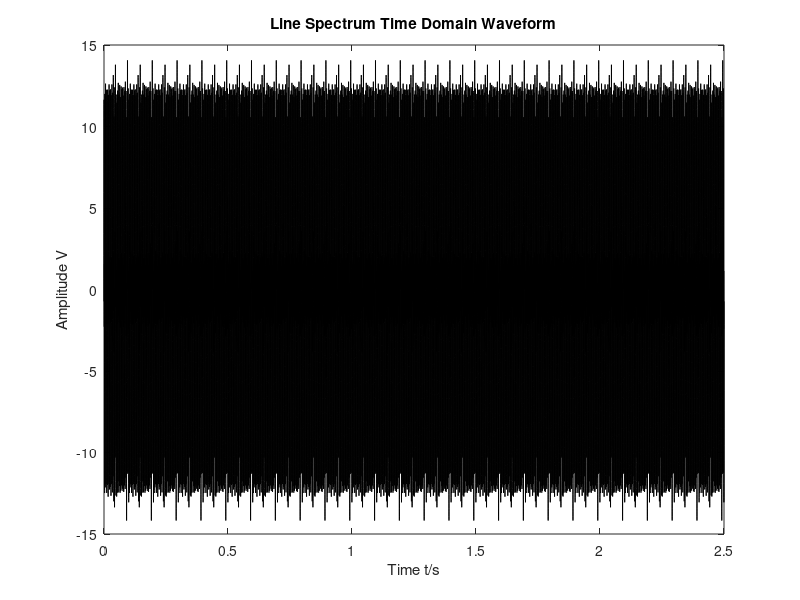
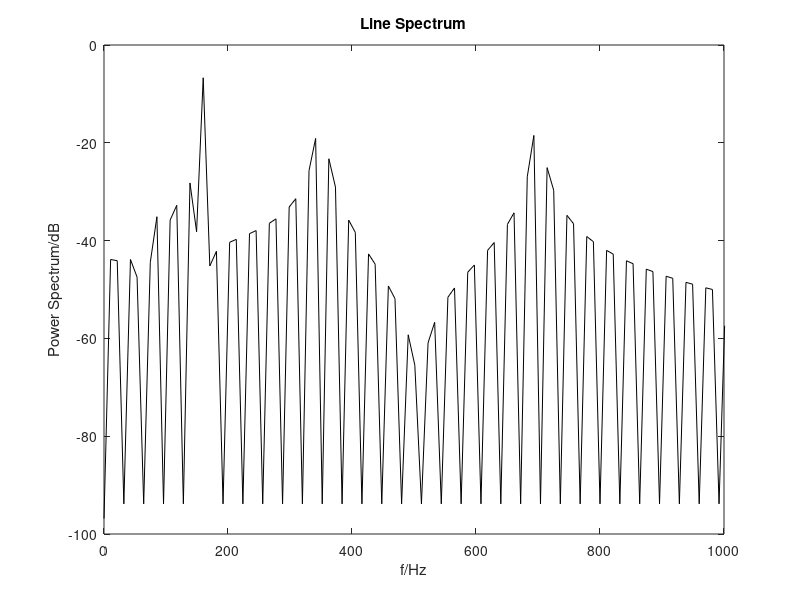

MATLAB code for these plots, in order: (Note: this script raises an error after producing the figures.)
clc;
clear all;
clf;

Fs = 32000;
n = 5; % Number of propeller blades
s = 2; % Propeller speed

%%%% Below 100Hz, the line spectrum frequencies can be represented as follows %%%%
Ts = 0:1/Fs:2.5; % Time series
ni = 8; % Eight line spectra
Ak = 0.5 * rand(1,10); % Line spectrum amplitude
Ik = 0.25 * pi * rand(1,10); % Random phases

% Calculate the line spectrum frequencies
f1 = zeros(1, ni);
C = [];
for m1 = 1:ni
    f1(m1) = m1 * n * s;
end
f = f1;
disp(f)

%%% K represents the number of line spectra, Ak, f, Ik correspond to the amplitude, frequency, and phase of the k-th line spectrum
%% Calculate the power spectrum %%%
fi = 80;
L = 4; % The highest frequency of line spectra cannot exceed 100Hz, with the highest being ni*fi/L
fait = 0.25 * pi;
temp = 1:1:ni;
G = 0;
for i = 1:1:ni               
   G1 = Ak(i) * sin(temp(i) * (2 * pi * fi / L * Ts + fait) + Ik(i));
   G = G + G1;
end

G = G + 7.5 * sin(2 * pi * 350 * Ts) + 6.5 * sin(2 * pi * 700 * Ts);

figure;
plot(Ts, G, 'k');
xlabel('Time t/s');
ylabel('Amplitude V');
title('Line Spectrum Time Domain Waveform');

%% 

% Power spectrum analysis
window = boxcar(length(G)); % Rectangular window 
nfft = 3000; 
[Pxxm, f] = periodogram(G, window, nfft, Fs); % Direct method 
PxxM = 10 * log10(Pxxm);

figure(); 
plot(f, PxxM, 'k');
xlabel('f/Hz');
ylabel('Power Spectrum/dB'); % Plot the graph before 3000
title('Line Spectrum');
xlim([0, 1000]);

%%%% White noise construction using a FIR filter with a specific response %%%%

%%%% Use Box-Muller method to generate normally distributed random numbers (mean = 0, std = 1) %%%%

m = 10;
n1 = 5;
t0 = 5000; % Generate normally distributed random numbers

for i = 1:t0   
    a = rand;    
    b = rand;     
    X1(i) = sqrt((-2) * log10(a)) * cos(2 * pi * b);   
    X2(i) = sqrt((-2) * log10(a)) * sin(2 * pi * b);     
    Y1 = X1 * n1 + m;    
    Y2 = X2 * n1 + m; 
end
disp(Y1); % Calculate the mean and standard deviation 
M1 = mean(Y1);
N1 = std(Y1);
disp(M1);
disp(N1); 
disp(Y1); % Calculate the mean and standard deviation 
M2 = mean(Y2);
N2 = std(Y2); 
disp(M2); 
disp(N2); 
h1 = lillietest(Y1);     % If h1 = 1, it means the null hypothesis is rejected, otherwise, it is accepted (i.e., the original distribution is normal)
disp(h1); 
h2 = lillietest(Y2);     % If h2 = 1, it means the null hypothesis is rejected, otherwise, it is accepted (i.e., the original distribution is normal) 
disp(h2);

To = 0.02; 
y = Y2;
N = length(y);
A(1:N) = exp(-To); 
C(1:N) = 1; 
R(1:N) = 1; 
Q(1:N) = 1 - exp(-2 * To); 
P(1) = 1; 

x(1) = y(1); % x(0) = 0; H(1) = 1; 
for n = 2:N 
    P1(n) = A(n) * A(n) * P(n - 1) + Q(n); 
    H(n) = C(n) * P1(n) / (C(n) * C(n) * P1(n) + R(n)); 
    x(n) = A(n) * x(n - 1) + H(n) * (y(n) - C(n) * A(n) * x(n - 1)); 
    P(n) = (1 - C(n) * H(n)) * P1(n); 
end 
i = [1:N]; 
figure(3)
subplot(311)
% x = x(n) / abs(x(n));
plot(i, x, 'k') 
xlabel('Sample Points'); ylabel('Amplitude'); title('White Noise Time Domain Waveform');
set(get(gca, 'XLabel'), 'FontSize', 12); % Graph text size set to 12
set(get(gca, 'YLabel'), 'FontSize', 12);
set(get(gca, 'TITLE'), 'FontSize', 10);
% grid on; 

%%%%% Power Spectrum of White Noise %%%%%%%%
subplot(3,1,2);
P = abs(fft(x)); % Spectrum
fm = (Fs / 2) * N / Fs;
f = (0: fm) * Fs / N;

plot(f, P(1:length(f)), 'k');
% grid on
title('Power Spectrum of White Noise'); xlabel('Frequency'); ylabel('Amplitude');
set(get(gca, 'XLabel'), 'FontSize', 12); % Graph text size set to 12
set(get(gca, 'YLabel'), 'FontSize', 12);
set(get(gca, 'TITLE'), 'FontSize', 10);

CX = xcorr(x, 'unbiased'); % Calculate autocorrelation function of sequence x(n)
CXk = fft(CX, N);
Px = abs(CXk);
index = 0: round(N / 2);
k = index * Fs / N;
Px0 = 10 * log10(Px(index + 1));
subplot(313)
plot(k, Px0, 'k'); 
% grid on;
xlabel('Frequency'); ylabel('Power Spectrum/dB');
title('Power Spectrum of White Noise');
set(get(gca, 'XLabel'), 'FontSize', 12); % Graph text size set to 12
set(get(gca, 'YLabel'), 'FontSize', 12);
set(get(gca, 'TITLE'), 'FontSize', 10);

%% 

%%%% Ideal Ship Radiated Noise Model %%%%
V = 25; % Ship speed
DT = 15000; % Ship displacement, in tons

SLs = 112 + 50 * log(V / 10) + 15 * log(DT); % Empirical formula for sound level above 100Hz, in dB
% Calculate the spectral peak frequency f0
if V >= 10
    f0 = 300 - 200 * (V - 10) / 30;  % For V >= 10 knots
else
    f0 = 300;  % For V < 10 knots
end

SLf0 = SLs + 20 - 20 * log(f0); % Sound pressure level at the spectral peak

K1 = 1; % Slope below the spectral peak frequency
K2 = -20; % Slope above the spectral peak frequency

%%%% Model the continuous spectrum %%%%
ff = 0:1:10000;
SLf = (SLf0 - K1 * log(f0 ./ ff)) .* (ff < f0) + SLf0 .* (ff == f0) + (SLf0 + K2 * log(ff ./ f0)) .* (f0 < ff);

figure(5)
plot(ff, SLf, 'k');
xlabel('Frequency/Hz'); xlim([0, 1100])
ylabel('Sound Pressure Level/dB'); % ylim([160, 200])
title('Expected Continuous Spectrum Curve')
% grid on;
%% 

% Periodic components
Nf = 5000;
n = 0:Nf-1;
t = n / Fs;
f = (0:Nf-1) * Fs / Nf;
Nfft = 2048;
si = 3 * sin(2 * pi * 60 * t) + 2 * sin(2 * pi * 90 * t) + 1 * sin(2 * pi * 120 * t);

% Signal = wgn(2048, 1, 60); % White noise with SNR -20.93 (60), -11.08 (50), 0.219 (35)

[N0, Wc] = buttord([0.05, 0.051], [0.025, 0.1], 6, 9); % wp = 300 / 6000 = 0.05, ws1 = 150 / 6000 = 0.025, ws2 = 600 / 6000 = 0.01
[b, a] = butter(N0, Wc);
xn1 = filter(b, a, x');
figure(6);
subplot(211)
plot(xn1, 'k');
xlabel('Sample Points')
ylabel('Amplitude')
title('Continuous Spectrum Time Domain Waveform')
xn = xn1 + (si(1:length(xn1)))';

subplot(212)
N1 = 2048;
Pxx = 10 * log10(abs(fft(xn, Nfft).^2));
f11 = (0: length(Pxx)-1) * Fs / length(Pxx);
plot(f11, Pxx, 'k');
xlabel('f/Hz');
ylabel('Power Spectrum/dB'); title('Continuous Spectrum')
xlim([0 3000]); % Plot before 3000

% [t1, r1] = size(Pxx);
% [t2, r2] = size(PxxM);
% B1 = zeros((t2 - t1), 1); B = [Pxx; B1];


% 计算 Power Spectrum 和 Time Domain Waveform
PP = Pxx(1:length(PxxM)) + PxxM;
ss = (G((1:length(xn))))' + xn;
PP = Pxx(1:length(PxxM)) + PxxM+100;
figure;
subplot(2,1,2);
plot(f11(1:length(PP)), PP)
xlabel('f/Hz');
ylabel('Power Spectrum/dB');
title('Cargo Radiated Noise');
xlim([0,5000]);

subplot(2,1,1);
ss = (G((1:length(xn))))' + xn;
% tf = t * Ts;
pp = length(ss);
tf = Ts * pp / Fs;
plot(tf(1:length(ss)), ss / norm(ss))
title('Cargo Radiated Noise Time Domain Waveform');
xlabel('Time(s)');
ylabel('Normalized Amplitude');

%% MFCC
signal = ss; % 输入信号
Fs = 32000; % 采样频率

% 参数设置
win_length = 0.025; % 窗长 (秒)
hop_length = 0.01; % 窗间隔 (秒)
n_mfcc = 15; % 提取的MFCC数量
n_fft = 512; % FFT 点数
num_mel_filters = 26; % Mel 滤波器数量

% 1. 预加重
pre_emphasis = 0.97; % 预加重系数
signal = filter([1 -pre_emphasis], 1, signal);

% 2. 分帧
frame_length = round(win_length * Fs); % 每帧采样点数
frame_hop = round(hop_length * Fs); % 帧移采样点数
frames = buffer(signal, frame_length, frame_length - frame_hop, 'nodelay');

% 3. 加窗
hamming_window = hamming(frame_length); % Hamming 窗
frames = frames .* hamming_window;

% 4. 快速傅里叶变换与功率谱
mag_frames = abs(fft(frames, n_fft)); % FFT 变换
pow_frames = (1 / n_fft) * (mag_frames .^ 2); % 功率谱

% 5. Mel 滤波器组
mel_filters = melFilterBank(Fs, n_fft, num_mel_filters); % Mel 滤波器
mel_energy = pow_frames(1:(n_fft / 2 + 1), :)' * mel_filters'; % Mel 滤波后能量

% 6. 对数能量计算
log_mel_energy = log(mel_energy + eps); % 避免 log(0)

% 7. 离散余弦变换 (DCT)
coeffs = dct(log_mel_energy, [], 2); % 计算 DCT
mfcc = coeffs(:, 1:n_mfcc); % 提取前 n_mfcc 个系数

% 8. 绘制 3D MFCC 图
num_frames = size(mfcc, 1); % 总帧数
num_coeffs = size(mfcc, 2); % MFCC 系数数量
[frame_idx, coeff_idx] = meshgrid(1:num_frames, 1:num_coeffs);

% 创建图形
figure;

% 使用 surf 绘制填充颜色的表面，并保存句柄
h = surf(frame_idx, coeff_idx, mfcc', 'FaceColor', 'interp', 'EdgeColor', 'k'); % 填充颜色并添加网格线


% 设置标签和标题
xlabel('Frame Index');
ylabel('MFCC Coefficients');
zlabel('Amplitude');
title('3D MFCC Features of Cargo');
colorbar;
colormap("parula");

% 设置视角
view(60, 30);
set(gcf, 'LineWidth', 2);
% 启用插值着色
shading interp;

%% 设置 STFT 参数
window_length = 1024; % 窗口长度
noverlap = window_length / 2; % 窗口重叠量（50%重叠）
nfft = 1024; % FFT 点数

% 计算信号的 STFT
[~, F, T, P] = spectrogram(ss, window_length, noverlap, nfft, Fs);

% 将功率谱转换为 dB 标度
P_dB = 10 * log10(abs(P));

% 绘制 STFT 时频图
figure;

% 绘制时频图
imagesc(T, F, P_dB); % 时频图
axis xy; % 反转 y 轴，使频率从低到高
xlabel('Time(s)');
ylabel('Frequency (Hz)');
ylim([0,3000])
title('STFT of Cargo');
colorbar; % 显示色标
caxis([-100 0]); % 设置颜色条范围（dB）
%%
Fs=320000
figure; 
spectrogram(ss, 512, 500, 1024, Fs, 'yaxis');
title('STFT of Cargo');
xlabel('Time (s)');
ylabel('Frequency (Hz)');  % 左边的y轴标签

% 获取色条句柄
cb = colorbar;

% 修改色条的纵坐标标签
ylabel(cb, 'Power/Frequency (dB/Hz)');
